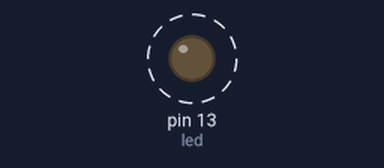
The sketch below on a simulated Arduino Uno, built with avr-gcc and run on an emulated ATmega328P. On the bench: output pins drawn as LEDs (lit = HIGH). Dashed ring = blinking.

Above: at 0.5 s.
Timing chart, 0 to 4.6 s (numbered marks = the images above):
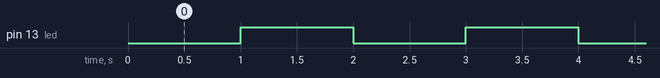

Measured:
- by itself, pin 13 (led): alternates HIGH for 1.0 s and LOW for 1.0 s

The sketch:

sketch_may19a.ino
```cpp
// Programa realizado no CodeIOT
// data: 19-05-2018
// Devs: Kelvia, Mateus & Lucas
// Objetivo: acender o LED no Arduino
int tempo=1000;
int led=13;
void setup() {
  // put your setup code here, to run once:
  pinMode(led,OUTPUT);

}

void loop() {
  // put your main code here, to run repeatedly:
digitalWrite (led,0);
delay (tempo);
digitalWrite (led,1);
delay (tempo);
}
```
